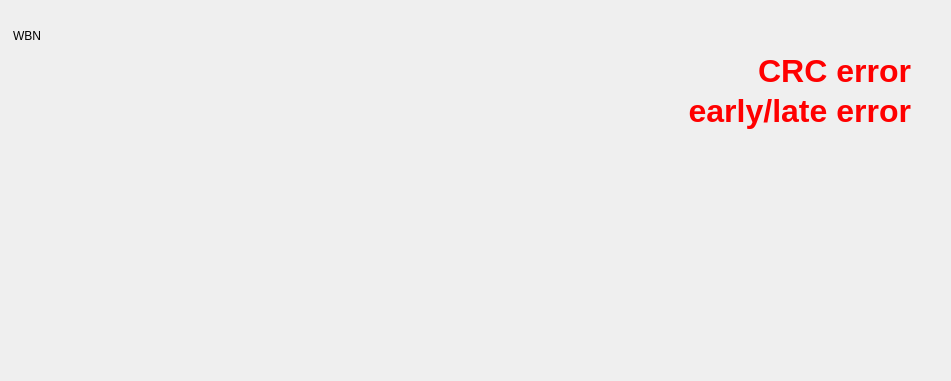
    <widget class="QCustomPlot" name="ptSummary" native="true">
     <property name="geometry">
      <rect>
       <x>20</x>
       <y>50</y>
       <width>951</width>
       <height>381</height>
      </rect>
     </property>
     <property name="minimumSize">
      <size>
       <width>450</width>
       <height>140</height>
      </size>
     </property>
     <property name="maximumSize">
      <size>
       <width>16777215</width>
       <height>16777215</height>
      </size>
     </property>
     <widget class="QLabel" name="label_31">
      <property name="geometry">
       <rect>
        <x>0</x>
        <y>20</y>
        <width>41</width>
        <height>31</height>
       </rect>
      </property>
      <property name="text">
       <string>WBN</string>
      </property>
      <property name="alignment">
       <set>Qt::AlignRight|Qt::AlignTrailing|Qt::AlignVCenter</set>
      </property>
     </widget>
     <widget class="QLabel" name="labelCRCerror">
      <property name="geometry">
       <rect>
        <x>640</x>
        <y>50</y>
        <width>271</width>
        <height>41</height>
       </rect>
      </property>
      <property name="font">
       <font>
        <pointsize>24</pointsize>
        <weight>75</weight>
        <bold>true</bold>
       </font>
      </property>
      <property name="styleSheet">
       <string notr="true">color: rgb(255, 0, 0);</string>
      </property>
      <property name="text">
       <string>CRC error</string>
      </property>
      <property name="alignment">
       <set>Qt::AlignRight|Qt::AlignTrailing|Qt::AlignVCenter</set>
      </property>
     </widget>
     <widget class="QLabel" name="labelearlylateerror">
      <property name="geometry">
       <rect>
        <x>540</x>
        <y>90</y>
        <width>371</width>
        <height>41</height>
       </rect>
      </property>
      <property name="font">
       <font>
        <pointsize>24</pointsize>
        <weight>75</weight>
        <bold>true</bold>
       </font>
      </property>
      <property name="styleSheet">
       <string notr="true">color: rgb(255, 0, 0);</string>
      </property>
      <property name="text">
       <string>early/late error</string>
      </property>
      <property name="alignment">
       <set>Qt::AlignRight|Qt::AlignTrailing|Qt::AlignVCenter</set>
      </property>
     </widget>
    </widget>
